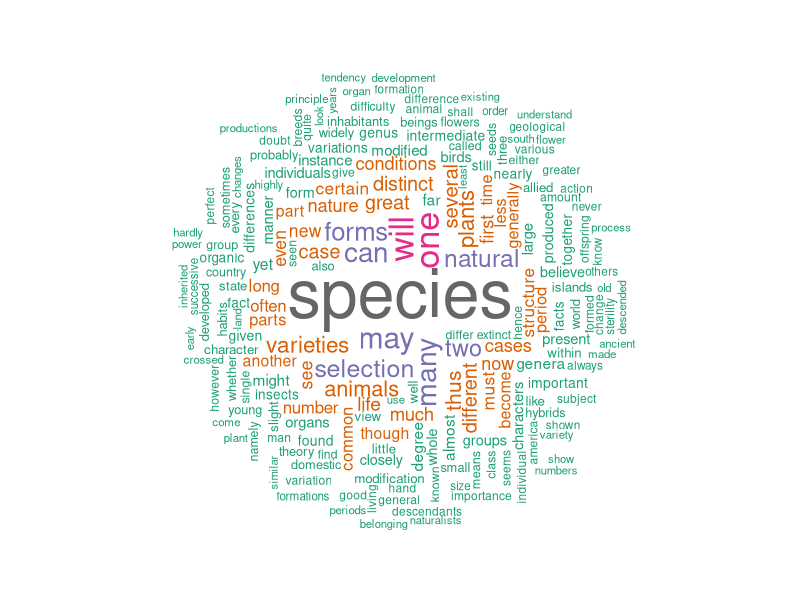
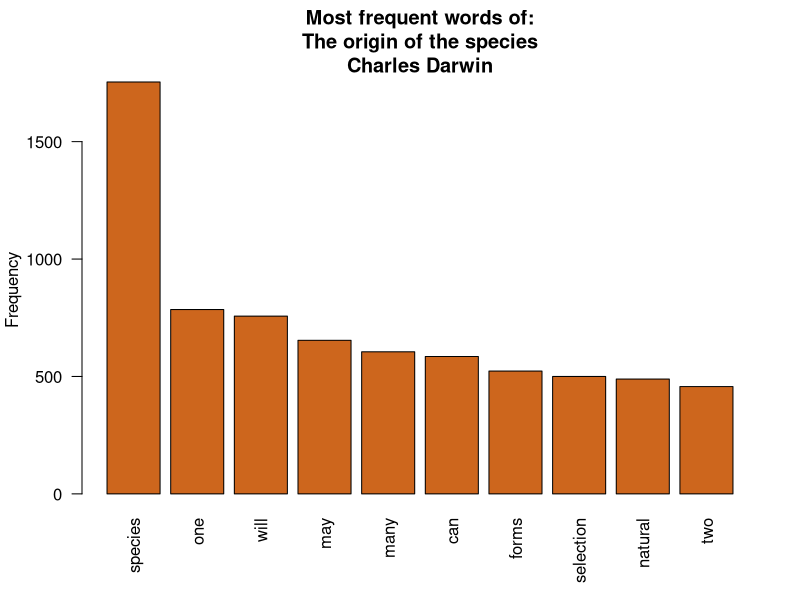

R code for these plots, in order:

# Author: Alfredo Sanchez-Tojar, MPIO (Seewiesen) and ICL (Silwood Park), alfredo.tojar@gmail.com
# Github profile: https://github.com/ASanchez-Tojar

# Script created on the 12th of February, 2017

########################################################################################################
# Description of script and Instructions
########################################################################################################

# This script is to do text mining on my JAB paper. This script is adapted from:

#https://www.r-bloggers.com/text-mining-and-word-cloud-fundamentals-in-r-5-simple-steps-you-should-know/


########################################################################################################
# Packages needed
########################################################################################################

# packages needed

# # Install
# install.packages("tm")  # for text mining
# install.packages("SnowballC") # for text stemming
# install.packages("wordcloud") # word-cloud generator 
# install.packages("RColorBrewer") # color palettes

# Load
library("tm")
library("SnowballC")
library("wordcloud")
library("RColorBrewer")


# Clear memory and get to know where you are
rm(list=ls())
#getwd()

#importing text file
#text <- readLines(file.choose())
text <- readLines("the_origin_of_species_Charles_Darwin.txt")

#loading the data as a corpus
docs <- Corpus(VectorSource(text))

#inspect content
inspect(docs)


#transforming text: replacing special characters
toSpace <- content_transformer(function (x , pattern ) gsub(pattern, " ", x))

docs <- tm_map(docs, toSpace, "/")
docs <- tm_map(docs, toSpace, "@")
docs <- tm_map(docs, toSpace, "\\|")

#cleaning text

# Convert the text to lower case
docs <- tm_map(docs, content_transformer(tolower))
# Remove numbers
docs <- tm_map(docs, removeNumbers)
# Remove english common stopwords
docs <- tm_map(docs, removeWords, stopwords("english"))
# # Remove your own stop word
# # specify your stopwords as a character vector
# docs <- tm_map(docs, removeWords, c("blabla1", "blabla2")) 
# Remove punctuations
docs <- tm_map(docs, removePunctuation)
# Eliminate extra white spaces
docs <- tm_map(docs, stripWhitespace)
# Text stemming
# docs <- tm_map(docs, stemDocument)

#building a term-document matrix
dtm <- TermDocumentMatrix(docs)
m <- as.matrix(dtm)
v <- sort(rowSums(m),decreasing=TRUE)
d <- data.frame(word = names(v),freq=v)
head(d, 10)


#generate the word cloud
set.seed(1234)
wordcloud(words = d$word, freq = d$freq, min.freq = 1,
          max.words=200, random.order=FALSE, rot.per=0.35, 
          colors=brewer.pal(8, "Dark2"))

#exploring frequent terms
findFreqTerms(dtm, lowfreq = 400)

# finding associations between frequent terms, e.g. species
findAssocs(dtm, terms = "selection", corlimit = 0.3)


# histogram of words

barplot(d[1:10,]$freq, las = 2, names.arg = d[1:10,]$word,
        col ="chocolate3", main ="Most frequent words of:\nThe origin of the species\nCharles Darwin",
        ylab = "Frequency")
